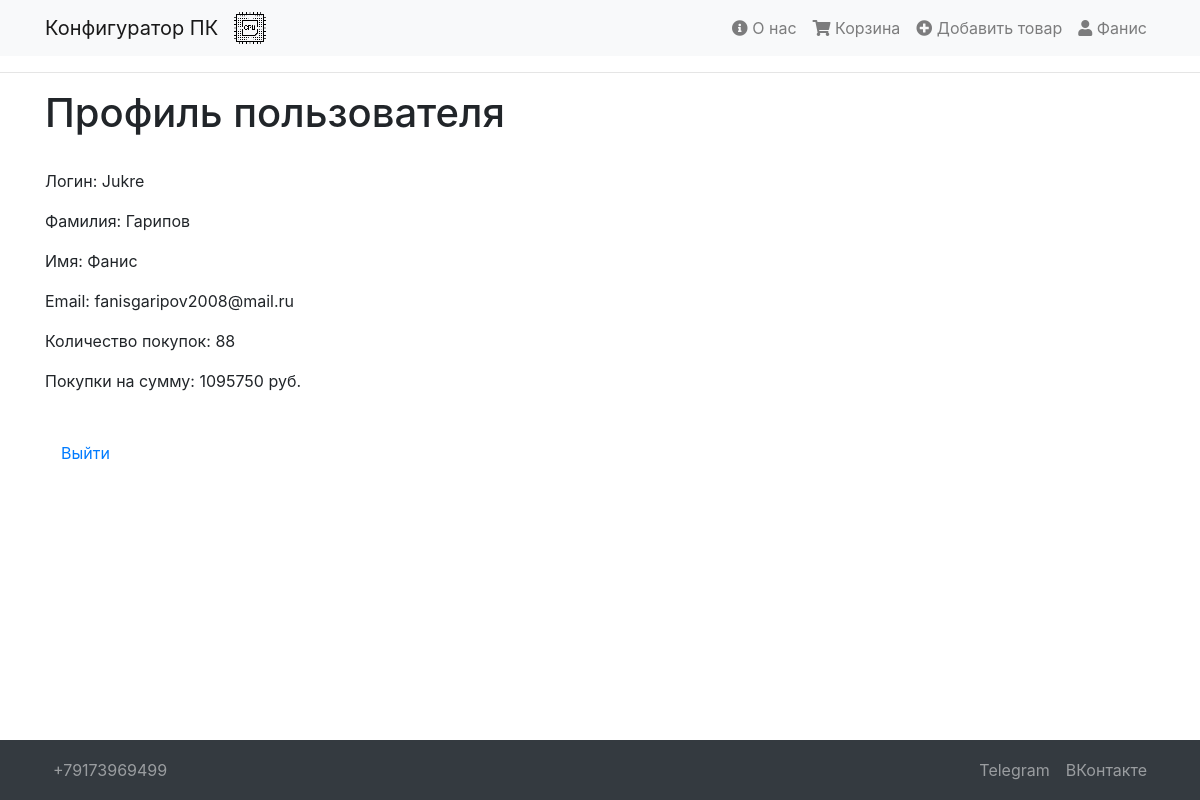
The app's page /profile (signed in), older data.
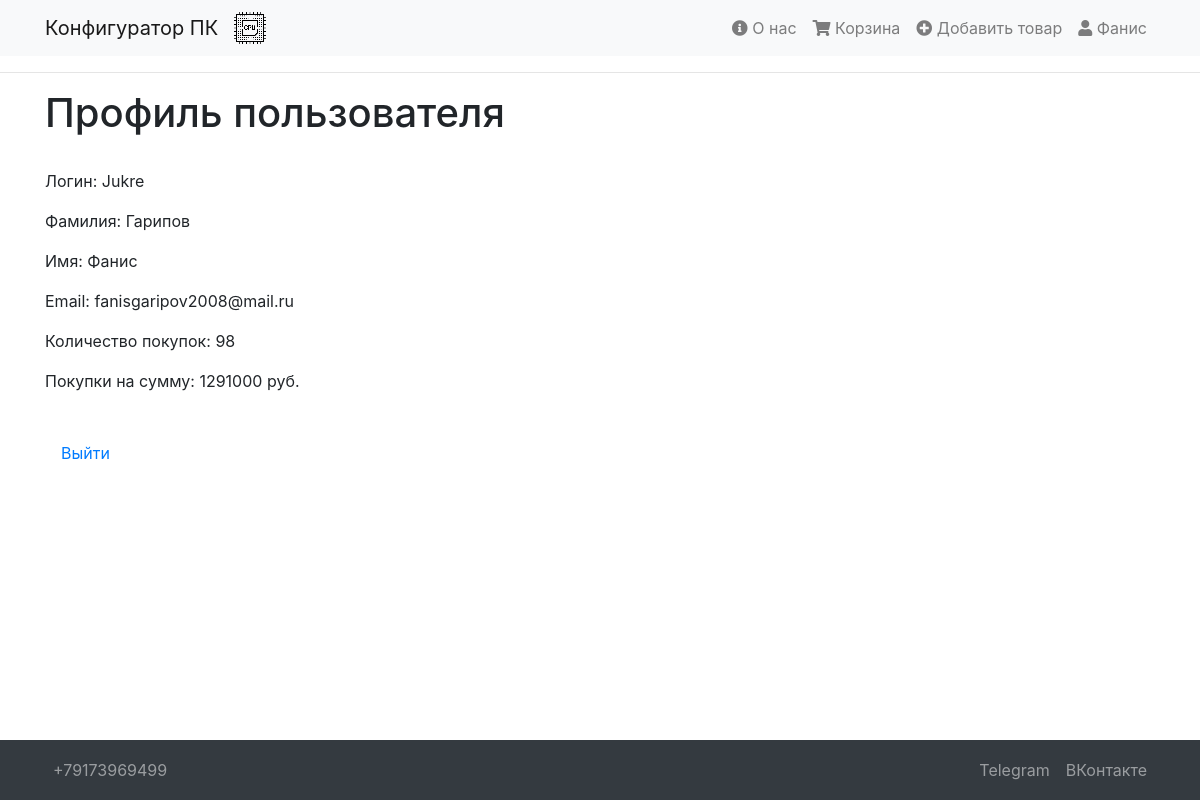
The same page, newer data.
### models.py (models this page shows, shortened)
class User(UserMixin, db.Model):
    id = db.Column(db.Integer, primary_key=True)
    username = db.Column(db.String(100), unique=True, nullable=False)
    password_hash = db.Column(db.String(100), nullable=False)
    name = db.Column(db.String(100), nullable=False)
    surname = db.Column(db.String(100), nullable=False)
    email = db.Column(db.String(100), unique=True, nullable=False)
    pokupki = db.Column(db.Integer, nullable=True, default=0)
    summa = db.Column(db.Integer, nullable=True, default=0)

### server.py (the view)
@app.route('/profile')
def profile():
    user = flask_login.current_user
    if user.is_authenticated:
        return render_template('profile.html', user=user)
    else:
        return redirect(url_for('login'))

### server.py (called while the page is built)
@login_manager.user_loader
def load_user(user_id):
    return User.query.get(int(user_id))

### templates/profile.html (shortened to what this page needs)
{% extends 'base.html' %}
{% block content %}
<body>
    <h1>Профиль пользователя</h1><br>
    <p>Логин: {{ user.username }}</p>
    <p>Фамилия: {{ user.surname }}</p>
    <p>Имя: {{ user.name }}</p>
    <p>Email: {{ user.email }}</p>
    <p>Количество покупок: {{ user.pokupki }}</p>
    <p>Покупки на сумму: {{ user.summa }} руб.</p>
    <br>
    <a class="nav-link" href="/logout">Выйти</a>
{% endblock %}

### templates/base.html (shortened to what this page needs)
<!DOCTYPE html>
<html lang="ru">
<head>
    <link rel="stylesheet" href="https://maxcdn.bootstrapcdn.com/bootstrap/4.0.0-beta/css/bootstrap.min.css">
    <link rel="stylesheet" href="https://cdnjs.cloudflare.com/ajax/libs/font-awesome/5.15.3/css/all.min.css" />
</head>
<body>
<nav class="navbar navbar-expand-lg navbar-light bg-light">
    <div class="container">
        <a class="navbar-brand" href="/">Конфигуратор ПК</a>
        <img src="static/cpu.png" alt="" class="logo-image">
        <div class="collapse navbar-collapse justify-content-end" id="navbarNav">
            <ul class="navbar-nav">
                <li class="nav-item">
                    <a class="nav-link" href="/aboutme"><i class="fas fa-info-circle"></i> О нас</a>
                </li>
                <li class="nav-item">
                    <a class="nav-link" href="/shopping-cart"><i class="fas fa-shopping-cart"></i> Корзина</a>
                </li>
                <li class="nav-item">
                    <a class="nav-link" href="/create"><i class="fas fa-plus-circle"></i> Добавить товар</a>
                </li>
                {% if user.is_authenticated %}
                <li class="nav-item">
                    <a class="nav-link" href="/profile"><i class="fas fa-user"></i> {{ user.name }}</a>
                </li>
                {% else %}
                <li class="nav-item">
                    <a class="nav-link" href="/login"><i class="fas fa-sign-in-alt"></i> Войти</a>
                </li>
                {% endif %}
            </ul>
        </div>
    </div>
</nav>
<hr>
<div class="container my-3">
    {% block content %}
    {% endblock %}
</div>
<nav class="navbar navbar-expand-lg navbar-dark bg-dark fixed-bottom" id="additional-navbar">
    <div class="container">
        <ul class="navbar-nav me-auto mb-2 mb-lg-0">
            <li class="nav-item">
                <a class="nav-link" href="tel:89173969499">+79173969499</a>
            </li>
        </ul>
        <ul class="navbar-nav ms-auto mb-2 mb-lg-0">
            <li class="nav-item">
                <a class="nav-link" href="https://t.me/dontcrymygirl">Telegram</a>
            </li>
            <li class="nav-item">
                <a class="nav-link" href="https://vk.com/i_fanis_hello">ВКонтакте</a>
            </li>
        </ul>
    </div>
</nav>
</body>
</html>

Row changes from the older to the newer data that the page shows:
changed User "Фанис": pokupki "88" → "98"; summa "1095750" → "1291000"
